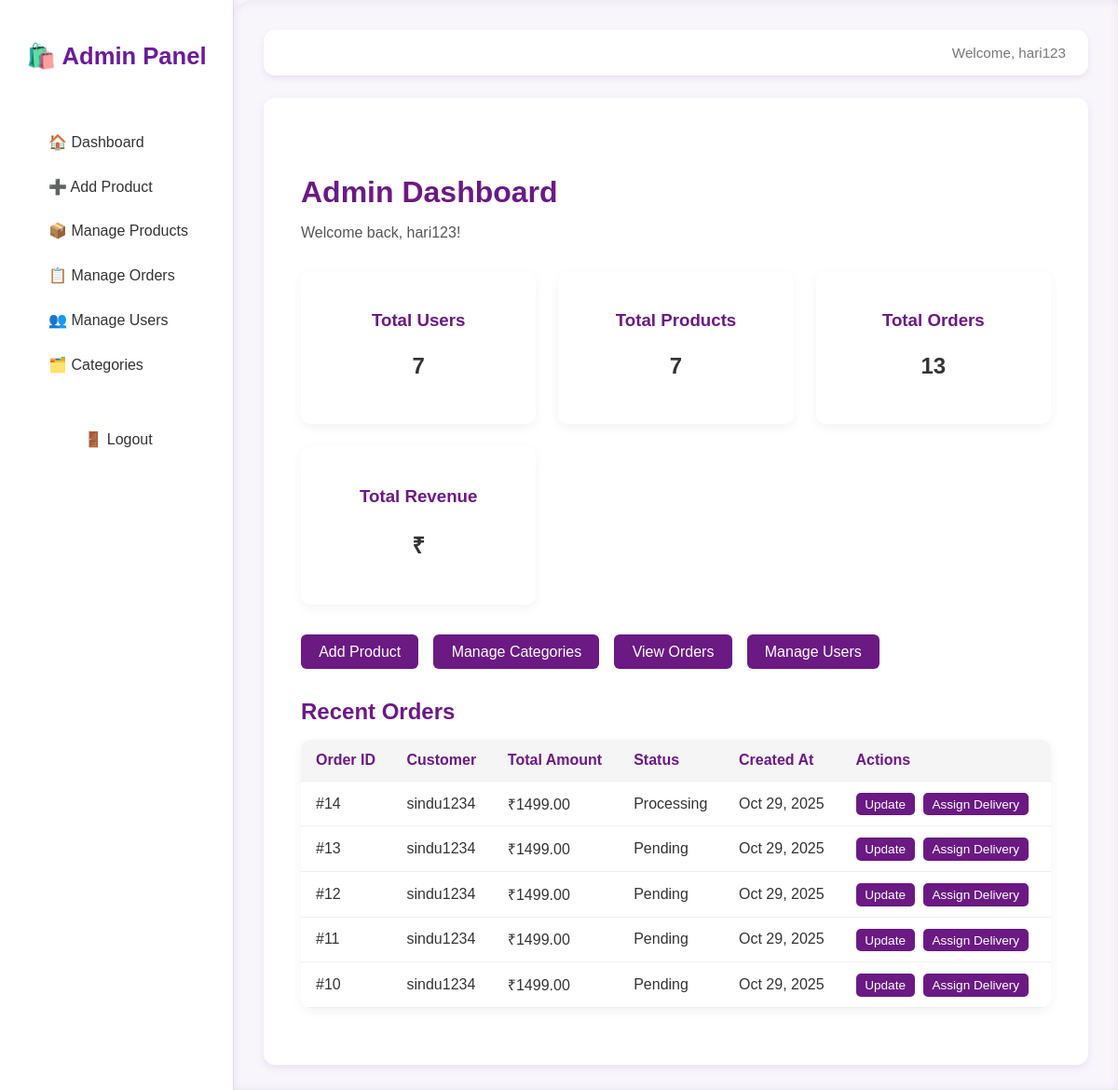
/admin-panel/dashboard/ (signed in), run on an earlier commit of the app's database.
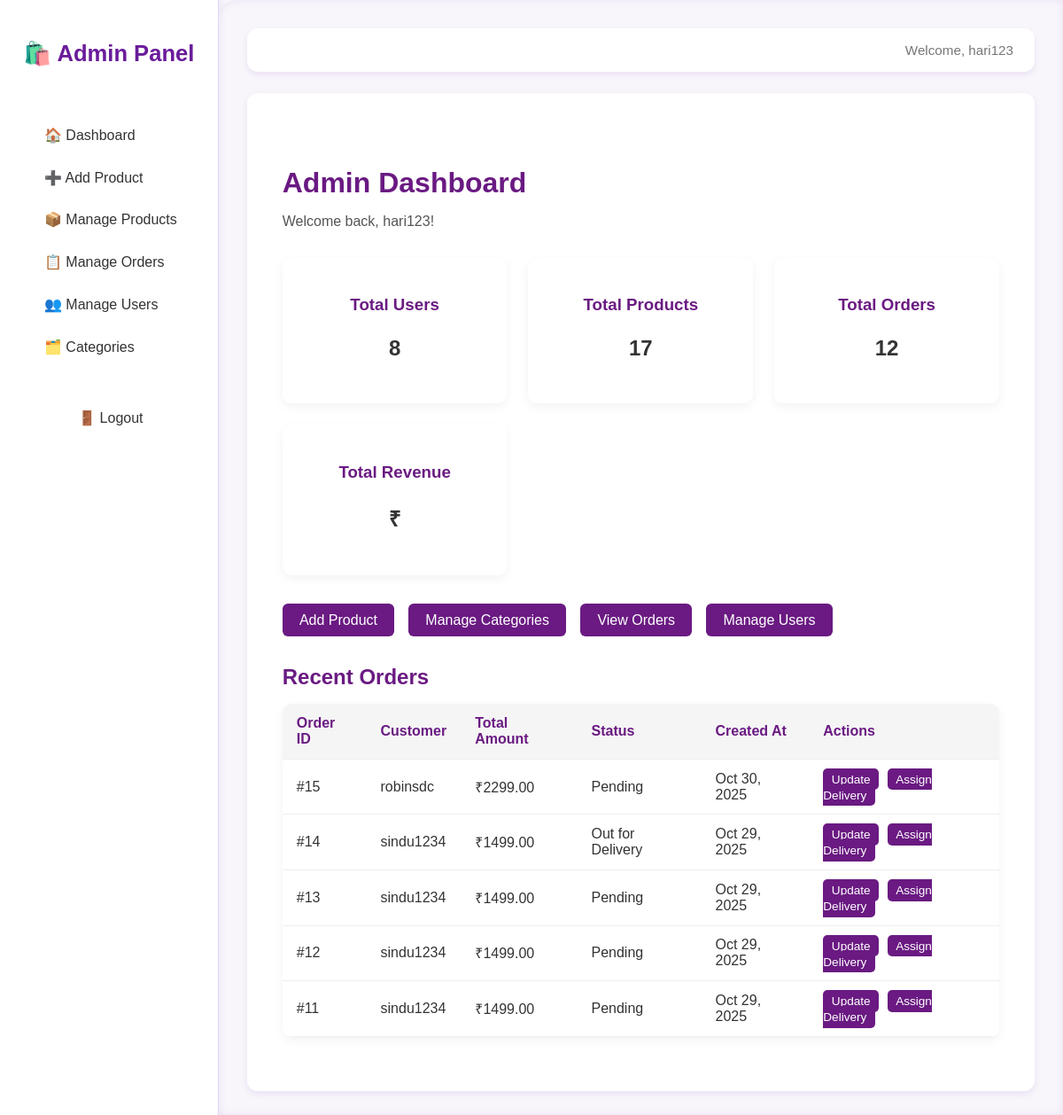
And on a later commit of the database.
### shop/models.py (models this page shows, shortened)
class User(AbstractUser):
    ROLE_CHOICES = (
        ('customer', 'Customer'),
        ('admin', 'Admin'),
        ('delivery', 'Delivery'),
    )
    role = models.CharField(max_length=20, choices=ROLE_CHOICES, default='customer')
    phone = models.CharField(max_length=15, blank=True, null=True)
    address = models.TextField(blank=True, null=True)

class Order(models.Model):
    STATUS_CHOICES = (
        ('pending', 'Pending'),
        ('processing', 'Processing'),
        ('shipped', 'Shipped'),
        ('delivered', 'Delivered'),
        ('cancelled', 'Cancelled'),
    )
    PAYMENT_METHODS = (
        ('COD', 'Cash on Delivery'),
        ('Online', 'Online Payment'),
    )
    customer = models.ForeignKey(User, on_delete=models.CASCADE, related_name='orders')
    delivery_person = models.ForeignKey(
        User, on_delete=models.SET_NULL, null=True, blank=True,
        limit_choices_to={'role': 'delivery'}, related_name='deliveries'
    )
    status = models.CharField(max_length=50, choices=STATUS_CHOICES, default='pending')
    payment_method = models.CharField(max_length=20, choices=PAYMENT_METHODS)
    total_amount = models.DecimalField(max_digits=10, decimal_places=2)
    address = models.TextField()
    created_at = models.DateTimeField(auto_now_add=True)
    class Meta:
        ordering = ['-created_at']

### shop/views.py (the view)
# urls.py: path('admin-panel/dashboard/', views.admin_dashboard, name='admin_dashboard'),
@login_required(login_url='login')
def admin_dashboard(request):
    if not hasattr(request.user, 'role') or request.user.role != 'admin':
        messages.error(request, "Access denied: Admins only.")
        return redirect('home')
    total_users = User.objects.count()
    total_products = Product.objects.count()
    total_orders = Order.objects.count()
    total_sales = Order.objects.aggregate(total=Sum('total_amount'))['total'] or 0
    recent_orders = (
        Order.objects.select_related('customer')
        .order_by('-created_at')[:5]
    )
    order_status_data = (
        Order.objects.values('status')
        .annotate(count=Count('id'))
        .order_by()
    )
    context = {
        'total_users': total_users,
        'total_products': total_products,
        'total_orders': total_orders,
        'total_sales': total_sales,
        'recent_orders': recent_orders,
        'order_status_data': order_status_data,
    }
    return render(request, 'admin/dashboard.html', context)

### templates/admin/dashboard.html
{% extends 'admin_base.html' %}
{% load static %}
{% block extra_css %}
<link rel="stylesheet" href="{% static 'css/admin_dashboard.css' %}">
{% endblock %}
{% block content %}
<div class="admin-container">
    <div class="dashboard-header">
        <h1>Admin Dashboard</h1>
        <p>Welcome back, {{ user.username }}!</p>
    </div>
    <div class="stat-cards">
        <div class="card total-users">
            <h3>Total Users</h3>
            <p>{{ total_users }}</p>
        </div>
        <div class="card total-products">
            <h3>Total Products</h3>
            <p>{{ total_products }}</p>
        </div>
        <div class="card total-orders">
            <h3>Total Orders</h3>
            <p>{{ total_orders }}</p>
        </div>
        <div class="card total-revenue">
            <h3>Total Revenue</h3>
            <p>₹{{ total_revenue }}</p>
        </div>
    </div>
    <div class="quick-actions">
        <a href="{% url 'add_product' %}" class="btn action-btn">Add Product</a>
        <a href="{% url 'manage_categories' %}" class="btn action-btn">Manage Categories</a>
        <a href="{% url 'view_orders' %}" class="btn action-btn">View Orders</a>
        <a href="{% url 'manage_users' %}" class="btn action-btn">Manage Users</a>
    </div>
    <div class="recent-orders">
        <h2>Recent Orders</h2>
        <table>
            <thead>
                <tr>
                    <th>Order ID</th>
                    <th>Customer</th>
                    <th>Total Amount</th>
                    <th>Status</th>
                    <th>Created At</th>
                    <th>Actions</th>
                </tr>
            </thead>
            <tbody>
                {% for order in recent_orders %}
                <tr>
                    <td>#{{ order.id }}</td>
                    <td>{{ order.customer.username }}</td>
                    <td>₹{{ order.total_amount }}</td>
                    <td>{{ order.status|capfirst }}</td>
                    <td>{{ order.created_at|date:"M d, Y" }}</td>
                    <td>
                        <a href="{% url 'update_order_status' order.id %}" class="btn-table">Update</a>
                        <a href="{% url 'assign_delivery' order.id %}" class="btn-table">Assign Delivery</a>
                    </td>
                </tr>
                {% empty %}
                <tr>
                    <td colspan="6">No recent orders.</td>
                </tr>
                {% endfor %}
            </tbody>
        </table>
    </div>
</div>
{% endblock %}

### templates/admin_base.html (shortened to what this page needs)
{% load static %}
<!DOCTYPE html>
<html lang="en">
<head>
    <link rel="stylesheet" href="{% static 'css/admin_base.css' %}">
    {% block extra_css %}
    {% endblock %}
</head>
<body>
<div class="admin-wrapper">
    <aside class="sidebar">
        <div class="logo">
            <h2>🛍️ Admin Panel</h2>
        </div>
        <nav>
            <ul>
                <li><a href="{% url 'admin_dashboard' %}" class="nav-link">🏠 Dashboard</a></li>
                <li><a href="{% url 'add_product' %}" class="nav-link">➕ Add Product</a></li>
                <li><a href="{% url 'manage_products' %}" class="nav-link">📦 Manage Products</a></li>
                <li><a href="{% url 'manage_orders' %}" class="nav-link">📋 Manage Orders</a></li>
                <li><a href="{% url 'manage_users' %}" class="nav-link">👥 Manage Users</a></li>
                <li><a href="{% url 'manage_categories' %}" class="nav-link">🗂️ Categories</a></li>
                <li><a href="{% url 'logout' %}" class="nav-link logout">🚪 Logout</a></li>
            </ul>
        </nav>
    </aside>
    <main class="main-content">
        <header class="admin-header">
            <p>Welcome, {{ user.username }}</p>
        </header>
        <section class="admin-content">
            {% block content %}{% endblock %}
        </section>
    </main>
</div>
</body>
</html>

### static/css/admin_base.css (style rules this page uses)
:root { --primary: #6a1b9a; --primary-light: #9c27b0; --background: #f8f6fb; --white: #ffffff; --text-dark: #333; --text-light: #777; --border: #e0d7f8; --shadow: rgba(106, 27, 154, 0.1); }
body { font-family: 'Poppins', sans-serif; margin: 0; background-color: var(--background); color: var(--text-dark); display: flex; height: 100vh; overflow: hidden; }
.admin-wrapper { display: flex; width: 100%; height: 100%; }
.sidebar { width: 250px; background: var(--white); color: var(--primary); display: flex; flex-direction: column; align-items: center; padding: 1.5rem 0; box-shadow: 2px 0 10px var(--shadow); border-right: 1px solid var(--border); }
.sidebar .logo { text-align: center; margin-bottom: 2rem; }
.sidebar .logo h2 { font-size: 1.6rem; font-weight: 600; color: var(--primary); }
.sidebar nav ul { list-style: none; padding: 0; width: 100%; margin: 0; }
.sidebar nav ul li { width: 100%; }
.sidebar nav ul li a { display: block; padding: 0.9rem 1.2rem; text-decoration: none; color: var(--text-dark); font-weight: 500; transition: 0.3s ease; border-left: 4px solid transparent; }
.sidebar .logout { margin-top: 2rem; text-align: center; }
.main-content { flex-grow: 1; background: var(--background); padding: 2rem; overflow-y: auto; border-top-left-radius: 20px; box-shadow: inset 0 0 10px var(--shadow); }
.admin-header { display: flex; justify-content: space-between; align-items: center; background: var(--white); padding: 1rem 1.5rem; border-radius: 12px; box-shadow: 0 3px 6px var(--shadow); margin-bottom: 1.5rem; }
.admin-header p { color: var(--text-light); font-size: 0.95rem; margin: 0; }
.admin-content { background: var(--white); padding: 1.5rem; border-radius: 12px; box-shadow: 0 3px 8px var(--shadow); min-height: calc(100vh - 180px); }
.btn { background-color: var(--primary); color: var(--white); border: none; border-radius: 8px; padding: 0.6rem 1.2rem; cursor: pointer; transition: 0.3s ease; font-weight: 500; }

### static/css/admin_dashboard.css (style rules this page uses)
.admin-container { max-width: 1200px; margin: 0 auto; padding: 2rem 1rem; font-family: 'Poppins', sans-serif; }
.dashboard-header h1 { color: #6a1a82; font-size: 2rem; margin-bottom: 0.3rem; }
.dashboard-header p { color: #555; margin-bottom: 2rem; }
.stat-cards { display: grid; grid-template-columns: repeat(auto-fit, minmax(220px, 1fr)); gap: 1.5rem; margin-bottom: 2rem; }
.stat-cards .card { background: #fff; padding: 1.5rem; border-radius: 10px; text-align: center; box-shadow: 0 4px 12px rgba(0,0,0,0.05); transition: transform 0.3s ease, box-shadow 0.3s ease; }
.stat-cards .card h3 { color: #6a1a82; margin-bottom: 0.5rem; }
.stat-cards .card p { font-size: 1.5rem; font-weight: bold; color: #333; }
.quick-actions { display: flex; flex-wrap: wrap; gap: 1rem; margin-bottom: 2rem; }
.action-btn { background: #6a1a82; color: #fff; padding: 0.6rem 1.2rem; border-radius: 6px; text-decoration: none; font-weight: 500; transition: background 0.3s ease; }
.recent-orders h2 { color: #6a1a82; margin-bottom: 1rem; }
.recent-orders table { width: 100%; border-collapse: collapse; background: #fff; border-radius: 10px; overflow: hidden; box-shadow: 0 4px 12px rgba(0,0,0,0.05); }
.recent-orders th, .recent-orders td { padding: 0.8rem 1rem; text-align: left; border-bottom: 1px solid #eee; }
.recent-orders th { background: #f5f5f5; color: #6a1a82; font-weight: 600; }
.btn-table { background: #6a1a82; color: #fff; padding: 0.3rem 0.6rem; border-radius: 5px; font-size: 0.85rem; text-decoration: none; margin-right: 0.3rem; }

What changed in the data, as far as the page shows it:
no longer on this page (row unchanged): Order: id "10", customer.username "sindu1234", total_amount "1499.00", status "Pending", created_at "Oct 29, 2025"
added Order: id "15", customer.username "robinsdc", total_amount "2299.00", status "Pending", created_at "Oct 30, 2025"
changed Order id 14: status "Processing" → "Out for Delivery"
Also different on the page:
{{ total_users }}: "7" → "8"
{{ total_products }}: "7" → "17"
{{ total_orders }}: "13" → "12"
